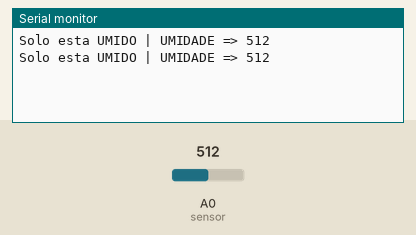
The sketch below on a simulated Arduino Uno, built with avr-gcc and run on an emulated ATmega328P. Shown: the last lines printed to the serial monitor. Inputs (shaded band) come from the test bench; at power-on: A0 (sensor) = 512.

Above: at 1.8 s.
1.9 s: A0 (sensor) set to 492
At 2.8 s:
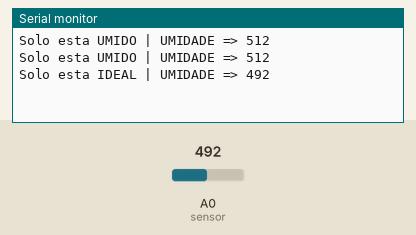
4.5 s: A0 (sensor) set to 310
At 5.4 s:
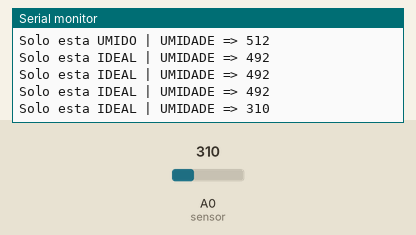
6.0 s: A0 (sensor) set to 283
At 6.8 s:
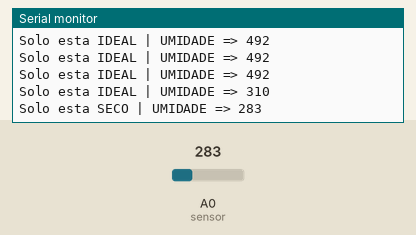

The sketch:

SensoUmidadeCOD.ino
```cpp
/// Biblioteca para conexão serial do sensor
#include <SoftwareSerial.h>

// Variável do sensor
int sensor = A0;

void setup() {
  // Definir o sensor como entrada
  pinMode(sensor, INPUT);

  // Utilizando o monitor serial
  Serial.begin(9600);
}

void loop() {
  // Guardar o valor lido pelo sensor em uma variável
  int umidade = analogRead(sensor);

  // Verificando os níveis de umidade
  if (umidade < 300) {
    Serial.print("Solo esta SECO | ");
    Serial.print("UMIDADE => ");
    Serial.println(umidade);
  }

  if (umidade >= 300 && umidade <= 500) {
    Serial.print("Solo esta IDEAL | ");
    Serial.print("UMIDADE => ");
    Serial.println(umidade);
  }

  if (umidade > 500) {
    Serial.print("Solo esta UMIDO | ");
    Serial.print("UMIDADE => ");
    Serial.println(umidade);
  }


  delay(1000);
}
```

Measured:
- the behaviour switches between 501 and 500 on A0 (sensor) (found by bisection; images 0 and 1)
- the behaviour switches between 300 and 299 on A0 (sensor) (found by bisection; images 2 and 3)
- after the input at 1.9 s, the serial monitor: prints a new line after 0.10 s (image 1)
- after the input at 4.5 s, the serial monitor: prints a new line after 0.50 s (image 2)
- after the input at 6.0 s, the serial monitor: prints a new line at once (image 3)
